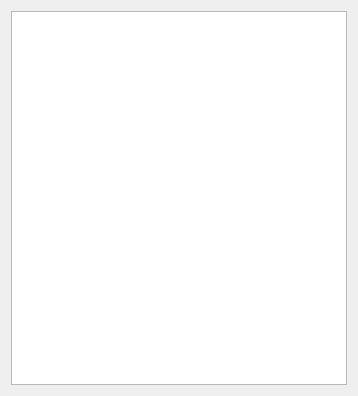
<?xml version="1.0" encoding="UTF-8"?>
<ui version="4.0">
 <class>ReadOnlyRamView</class>
 <widget class="QWidget" name="ReadOnlyRamView">
  <property name="geometry">
   <rect>
    <x>0</x>
    <y>0</y>
    <width>358</width>
    <height>396</height>
   </rect>
  </property>
  <property name="windowTitle">
   <string>Form</string>
  </property>
  <layout class="QVBoxLayout" name="verticalLayout">
   <item>
    <widget class="QTableWidget" name="tableWidget"/>
   </item>
  </layout>
 </widget>
 <resources/>
 <connections/>
</ui>
